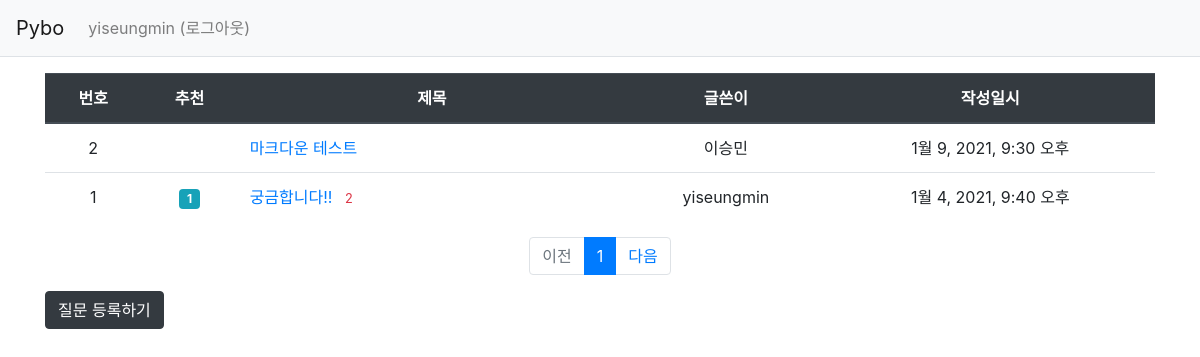
Screenshot of / (signed in) with the database file from the repository.
### pybo/models.py (models this page shows, shortened)
class Question(models.Model) :
    subject = models.CharField(max_length=200)  #제목
    content = models.TextField()
    create_date = models.DateTimeField()
    author = models.ForeignKey(User, on_delete=models.CASCADE, related_name='author_question')
    modify_date = models.DateTimeField(null=True, blank=True)
    voter = models.ManyToManyField(User, related_name='voter_question')

### pybo/views/base_views.py (the view)
# urls.py: path('', base_views.index, name='index'),
def index(request) :
    page = request.GET.get('page','1') # 페이지
    question_list = Question.objects.order_by('-create_date')
    paginator = Paginator(question_list, 10) # 페이지당 10개씩 보여주기
    page_obj = paginator.get_page(page)
    context = {'question_list': page_obj}
    return render(request, 'pybo/question_list.html', context)

### pybo/templatetags/pybo_filter.py (called while the page is built)
@register.filter
def sub(value, arg) :
    return value - arg

### templates/pybo/question_list.html
{% extends 'base.html' %}
{% load pybo_filter %}
{% block content %}
    <div class="container my-3">
        <table class="table">
            <thead>
            <tr class="text-center thead-dark">
                <th>번호</th>
                <th>추천</th>
                <th style="width: 35%">제목</th>
                <th>글쓴이</th>
                <th>작성일시</th>
            </tr>
            </thead>
            <tbody>
            {%  if question_list %}
            {%  for question in question_list %}
                <tr class="text-center">
                    <td>{{ question_list.paginator.count|sub:question_list.start_index|sub:forloop.counter0|add:1 }}</td>
                    <td>
                        {% if question.voter.all.count > 0 %}
                        <span class="badge badge-info px-2 py-1">{{ question.voter.all.count }}</span>
                        {% endif %}
                    </td>
                    <td class="text-left">
                        <a href="{% url 'pybo:detail' question.id %}">{{ question.subject }}</a>
                        {% if question.answer_set.count > 0 %}
                            <span class="text-danger small ml-2">{{ question.answer_set.count }}</span>
                        {% endif %}
                    </td>
                    <td>{{ question.author.username }}</td>
                    <td>{{ question.create_date }}</td>
                </tr>
            {% endfor %}
            {% else %}
            <tr>
                <td colspan="3">질문이 없습니다.</td>
            </tr>
            {% endif %}
            </tbody>
        </table>
        <ul class="pagination justify-content-center">
            {% if question_list.has_previous %}
            <li class="page-item">
                <a class="page-link" href="?page = {{ question_list.previous_page_number }}">
                이전</a>
            </li>
            {% else %}
            <li class="page-item disabled">
                <a class="page-link" tabindex="-1" aria-disabled="true" href="#">이전</a>
            </li>
            {% endif %}
        {% for page_number in question_list.paginator.page_range %}
            {% if page_number >= question_list.number|add:-5 and page_number <= question_list.number|add:5 %}
                {% if page_number == question_list.number %}
                <li class="page-item active" aria-current="page">
                    <a class="page-link" href="?page={{ page_number }}">{{ page_number }}</a>
                </li>
                {% else %}
                <li class="page-item">
                    <a class="page-link" href="?page={{ page_number }}">{{ page_number }}</a>
                </li>
                {% endif %}
            {% endif %}
        {% endfor %}
        {% if question_list.has_next %}
        <li class="page-item">
            <a class="page-link" href="?page={{ question_list.next_page_number }}">다음</a>
        </li>
        {% else %}
        <li class="page-item">
            <a class="page-link" tabindex="-1" aria-disabled="true" href="#">다음</a>
        </li>
        {% endif %}
        </ul>
    <a href="{% url 'pybo:question_create' %}" class="btn btn-dark">질문 등록하기</a>
    </div>
{% endblock %}

### templates/navbar.html (shortened to what this page needs)
<nav class="navbar navbar-expand-lg navbar-light bg-light border-bottom">
    <a class="navbar-brand" href="{% url 'pybo:index' %}">Pybo</a>
    <div class="collapse navbar-collapse flex-grow-0" id="navbarNav">
        <ul class="navbar-nav">
            <li class="nav-item ">
                {% if user.is_authenticated %}
                    <a class="nav-link" href="{% url 'common:logout' %}">{{ user.username }} (로그아웃)</a>
                {% else %}
                    <a class="nav-link" href="{% url 'common:login' %}">로그인</a>
                {% endif %}
            </li>
        </ul>
    </div>
</nav>

### rows the page displays
Question: paginator.count|sub "2", subject "마크다운 테스트", author.username "이승민", create_date "1월 9, 2021, 9:30 오후"
Question: paginator.count|sub "1", voter.all.count "1", subject "궁금합니다!!", answer_set.count "2", author.username "yiseungmin", create_date "1월 4, 2021, 9:40 오후"

### other values shown
{{ user.username }} "yiseungmin"
{{ page_number }} "1"
